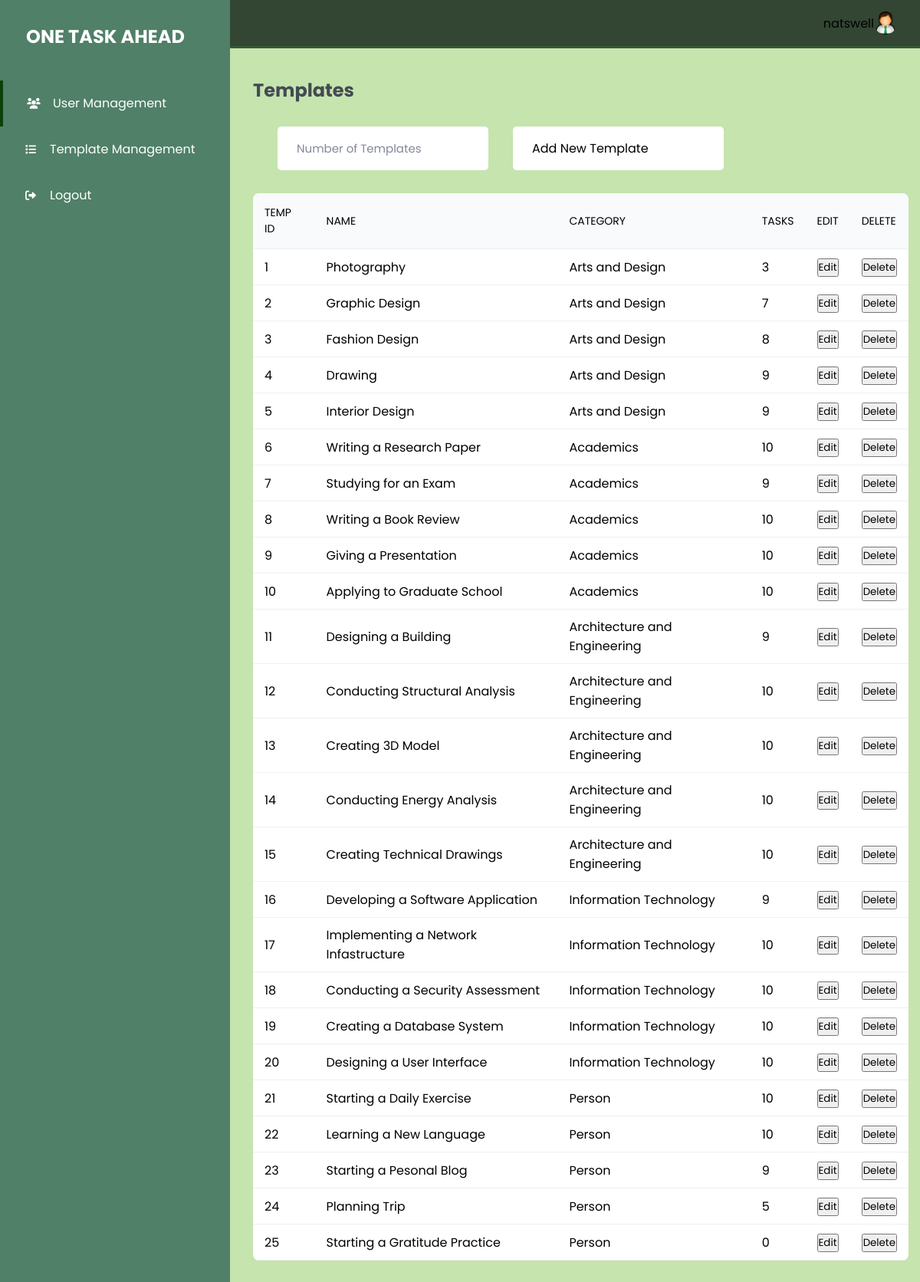
The page /adminshit/temp.php (signed in) on the database its author committed.
### tables this page shows
CREATE TABLE `template` (
  `template_id` int(99) NOT NULL,
  `temp_name` varchar(99) NOT NULL,
  `categ_id` int(11) NOT NULL
);

CREATE TABLE `category` (
  `categ_id` int(11) NOT NULL,
  `categ_name` varchar(128) NOT NULL
);

### adminshit/includes/functions.php (the view, shortened to what this page needs)
<?php
function displaytemps($conn)
{
    $sql = "SELECT template.template_id, template.temp_name, category.categ_name, COUNT(task.temp_id) AS task_count
            FROM template
            INNER JOIN category ON template.categ_id = category.categ_id
            LEFT JOIN task ON template.template_id = task.temp_id
            GROUP BY template.template_id;";
    $result = mysqli_query($conn, $sql);
    foreach ($result as $template) {
        echo "<tr>";
        echo "<td> " . $template['template_id'] . "</td> ";
        echo "<td> " . $template['temp_name'] . "</td> ";
        echo "<td> " . $template['categ_name'] . "</td> ";
        echo "<td> " . $template['task_count'] . "</td> ";
        echo "<td> <button>Edit</button></td>";
        echo "<td> <button> Delete </button></td>";
        echo "</tr>";
    }
}

### adminshit/admin.css (style rules this page uses)
:root { --orange: #335b38; }
* { margin: 0; padding: 0; box-sizing: border-box; font-family: "Poppins", sans-serif; }
body { width: 100%; background: #c5e4ae; position: relative; display: flex; }
tr { border-bottom: 1px solid #eef0f3; }
tbody tr td { padding: 10px 15px; }

### rows shown on the page
template: template_id "1", temp_name "Photography", categ.categ_name "Arts and Design", task_count "3"
template: template_id "2", temp_name "Graphic Design", categ.categ_name "Arts and Design", task_count "7"
template: template_id "3", temp_name "Fashion Design", categ.categ_name "Arts and Design", task_count "8"
template: template_id "4", temp_name "Drawing", categ.categ_name "Arts and Design", task_count "9"
template: template_id "5", temp_name "Interior Design", categ.categ_name "Arts and Design", task_count "9"
template: template_id "6", temp_name "Writing a Research Paper", categ.categ_name "Academics", task_count "10"
template: template_id "7", temp_name "Studying for an Exam", categ.categ_name "Academics", task_count "9"
template: template_id "8", temp_name "Writing a Book Review", categ.categ_name "Academics", task_count "10"
template: template_id "9", temp_name "Giving a Presentation", categ.categ_name "Academics", task_count "10"
template: template_id "10", temp_name "Applying to Graduate School", categ.categ_name "Academics", task_count "10"
template: template_id "11", temp_name "Designing a Building", categ.categ_name "Architecture and Engineering", task_count "9"
template: template_id "12", temp_name "Conducting Structural Analysis", categ.categ_name "Architecture and Engineering", task_count "10"
template: template_id "13", temp_name "Creating 3D Model", categ.categ_name "Architecture and Engineering", task_count "10"
template: template_id "14", temp_name "Conducting Energy Analysis", categ.categ_name "Architecture and Engineering", task_count "10"
template: template_id "15", temp_name "Creating Technical Drawings", categ.categ_name "Architecture and Engineering", task_count "10"
template: template_id "16", temp_name "Developing a Software Application", categ.categ_name "Information Technology", task_count "9"
template: template_id "17", temp_name "Implementing a Network Infastructure", categ.categ_name "Information Technology", task_count "10"
template: template_id "18", temp_name "Conducting a Security Assessment", categ.categ_name "Information Technology", task_count "10"
template: template_id "19", temp_name "Creating a Database System", categ.categ_name "Information Technology", task_count "10"
template: template_id "20", temp_name "Designing a User Interface", categ.categ_name "Information Technology", task_count "10"
template: template_id "21", temp_name "Starting a Daily Exercise", categ.categ_name "Person", task_count "10"
template: template_id "22", temp_name "Learning a New Language", categ.categ_name "Person", task_count "10"
template: template_id "23", temp_name "Starting a Pesonal Blog", categ.categ_name "Person", task_count "9"
template: template_id "24", temp_name "Planning Trip", categ.categ_name "Person", task_count "5"
template: template_id "25", temp_name "Starting a Gratitude Practice", categ.categ_name "Person", task_count "0"

### other values the page prints
$_SESSION['username'] "natswell"
